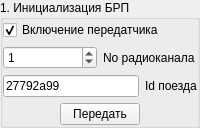
                         <widget class="QGroupBox" name="groupBox">
                          <property name="title">
                           <string>1. Инициализация БРП</string>
                          </property>
                          <layout class="QVBoxLayout" name="verticalLayout_2">
                           <property name="leftMargin">
                            <number>0</number>
                           </property>
                           <property name="topMargin">
                            <number>0</number>
                           </property>
                           <property name="rightMargin">
                            <number>0</number>
                           </property>
                           <property name="bottomMargin">
                            <number>0</number>
                           </property>
                           <item>
                            <layout class="QVBoxLayout" name="verticalLayout">
                             <item>
                              <widget class="QCheckBox" name="checkBox_cmdOn">
                               <property name="text">
                                <string>Включение передатчика</string>
                               </property>
                               <property name="checked">
                                <bool>true</bool>
                               </property>
                              </widget>
                             </item>
                             <item>
                              <layout class="QHBoxLayout" name="horizontalLayout">
                               <item>
                                <widget class="QSpinBox" name="spinBox_channel">
                                 <property name="minimum">
                                  <number>0</number>
                                 </property>
                                 <property name="maximum">
                                  <number>99</number>
                                 </property>
                                 <property name="value">
                                  <number>1</number>
                                 </property>
                                </widget>
                               </item>
                               <item>
                                <widget class="QLabel" name="label">
                                 <property name="text">
                                  <string>No радиоканала</string>
                                 </property>
                                </widget>
                               </item>
                              </layout>
                             </item>
                             <item>
                              <layout class="QHBoxLayout" name="horizontalLayout_19">
                               <item>
                                <widget class="QLineEdit" name="lineEdit_id_train">
                                 <property name="text">
                                  <string>27792a99</string>
                                 </property>
                                </widget>
                               </item>
                               <item>
                                <widget class="QLabel" name="label_9">
                                 <property name="text">
                                  <string>Id поезда</string>
                                 </property>
                                </widget>
                               </item>
                              </layout>
                             </item>
                             <item>
                              <layout class="QHBoxLayout" name="horizontalLayout_2">
                               <item>
                                <spacer name="horizontalSpacer">
                                 <property name="orientation">
                                  <enum>Qt::Horizontal</enum>
                                 </property>
                                 <property name="sizeHint" stdset="0">
                                  <size>
                                   <width>40</width>
                                   <height>20</height>
                                  </size>
                                 </property>
                                </spacer>
                               </item>
                               <item>
                                <widget class="QPushButton" name="pushButton_Init">
                                 <property name="text">
                                  <string>Передать</string>
                                 </property>
                                </widget>
                               </item>
                               <item>
                                <spacer name="horizontalSpacer_2">
                                 <property name="orientation">
                                  <enum>Qt::Horizontal</enum>
                                 </property>
                                 <property name="sizeHint" stdset="0">
                                  <size>
                                   <width>40</width>
                                   <height>20</height>
                                  </size>
                                 </property>
                                </spacer>
                               </item>
                              </layout>
                             </item>
                            </layout>
                           </item>
                          </layout>
                         </widget>
